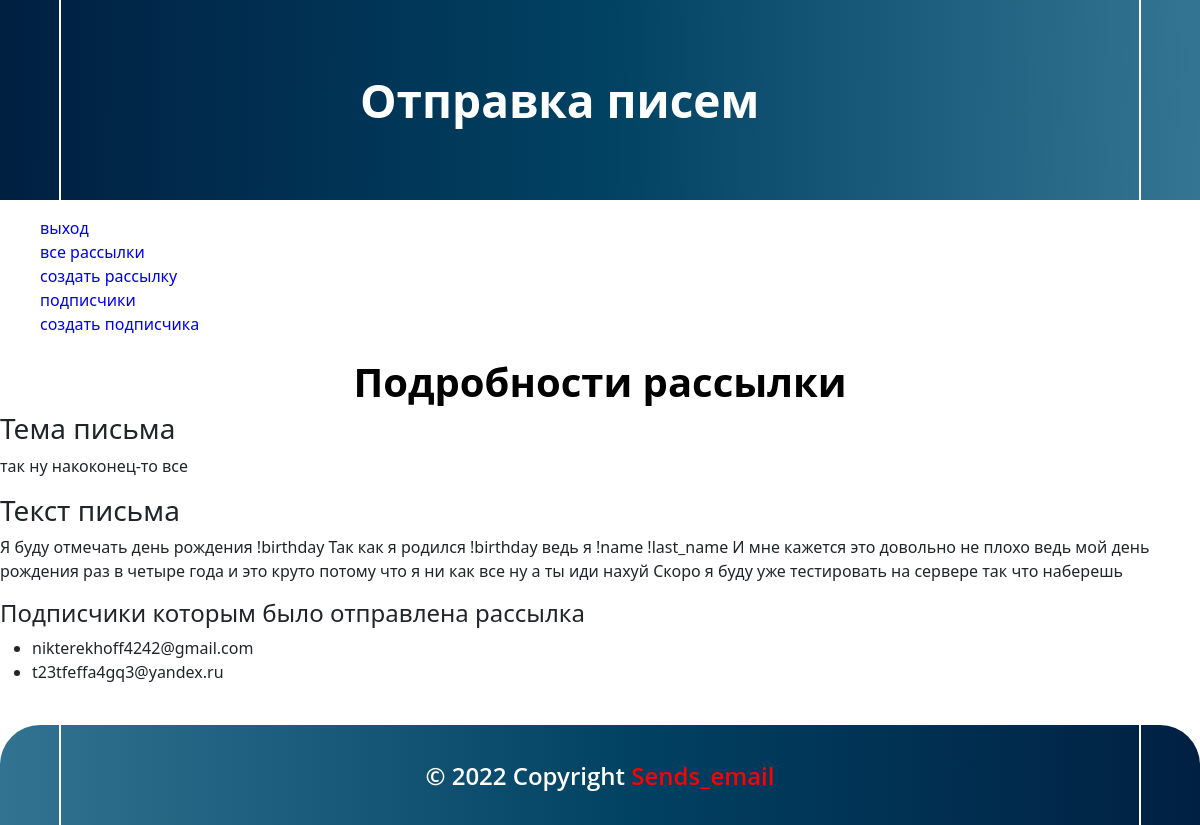
The page /get_mailing/137 (signed in) on the database its author committed.
### send/models.py (models this page shows, shortened)
class MailingEmail(models.Model):
    author = models.ForeignKey(User, on_delete=models.CASCADE)
    topic = models.TextField('Тема письма')
    text = models.TextField('Текст письма')
    pub_date = models.DateTimeField(auto_now_add=True, db_index=True)
    subscriber = models.ManyToManyField(Subscriber)
    class Meta:
        ordering = ('-pub_date',)
        verbose_name = 'Рассылка письма'
        verbose_name_plural = 'Рассылки писем'

### subscriber/models.py (models this page shows, shortened)
class Subscriber(models.Model):
    user = models.ForeignKey(User, on_delete=models.CASCADE)
    email = models.EmailField(max_length=254, unique=True)
    birthday = models.DateField()
    first_name = models.CharField(max_length=150, verbose_name='Имя')
    last_name = models.CharField(max_length=150, verbose_name='Фамилия')
    class Meta:
        ordering = ('birthday',)
        verbose_name = 'Подписчик'
        verbose_name_plural = 'Подписчики'

### send/views.py (the view)
# urls.py: path('get_mailing/<int:id>', views.get_mailing, name='get_mailing'),
@login_required
def get_mailing(request, id):
    mailing = get_object_or_404(MailingEmail, pk=id)
    context = {'mailing': mailing, 'subscriber': mailing.subscriber.all()}
    return render(request, 'send/get_mailing.html', context)

### templates/send/get_mailing.html (shortened to what this page needs)
{% extends 'base.html' %}
{% load static %}
{% block content %}
  <div style="display: flex; justify-content: center;">
    <h1 class="text-center-main">
      Подробности рассылки
    </h1>
  </div>
  <div style="display: flex; justify-content: center; align-items: center">
    <div>
      <h3>
        Тема письма
      </h3>
      <p>
        {{mailing.topic}}
      </p>
      <h3>
        Текст письма
      </h3>
      <p>
        {{mailing.text}}
      </p>
      <h4>
        Подписчики которым было отправлена рассылка
      </h4>
      <ul>
        {% for sub in subscriber %}
        <li>
          {{sub.email}}
        </li>
        {% endfor %}
      </ul>
    </div>
  </div>
{% endblock %}

### templates/base.html (shortened to what this page needs)
<!DOCTYPE html>
<html lang="ru">
  <head>
    {% load static %}
    <link rel="stylesheet" href="{% static 'css/bootstrap.min.css' %}">
    <link rel="stylesheet" type="text/css" href="{% static 'css/base.css' %}">
    <link rel="stylesheet" href="//code.jquery.com/ui/1.13.1/themes/base/jquery-ui.css">
    <link href="{% static 'css/timedropper.css' %}" rel="stylesheet" type="text/css">
  </head>
  <body>
    <header>
      {% include 'includes/header.html' %}
    </header>
    <menu>
      <a href="{% url 'users:logout' %}">
        выход
      </a>
      <a href="{% url 'send:index' %}">
        все рассылки
      </a>
      <a href="{% url 'send:create_mailing' %}">
        создать рассылку
      </a>
      <a href="{% url 'subscriber:index' %}">
        подписчики
      </a>
      <a href="{% url 'subscriber:create' %}">
        создать подписчика
      </a>
    </menu>
    <main>
      <div>
        {% block content %}{% endblock content %}
      </div>
    </main>
    <footer>
    {% include 'includes/footer.html' %}
    </footer>
  </body>
</html>

### templates/includes/header.html
{% load static %}
<div class="line_1">
</div>
<a href="{% url 'send:index' %}">
  <span class="header_text">Отправка писем</span>
</a>
<div class="line_2">
</div>

### templates/includes/footer.html
{% load static %}
  <div class="line_5">
  </div>
  <div class="footer-bg" style='text-align: center'>
    <div class="copyright">
      <div class="bg-ex-gradient">
        <span class="text_opensans_for_footer">© {% now "Y" %} Copyright <span style="color:red">Sends_email</span></span>
      </div>
    </div>
  </div>
  <div class="line_6">
  </div>

### static/css/base.css (style rules this page uses)
html { height: 100%; max-width: 100%; }
body { position: relative; margin: 0; min-height: 100%; }
main { padding-bottom: 125px; background: rgb(255, 255, 255); }
footer { position: absolute; bottom: 0; width: 100%; height: 100px; margin-bottom: 0px; margin-top: 10px; background: linear-gradient(89.84deg, #337392 0%, #014162 52.6%, #002042 100%); border-radius: 40px 40px 0px 0px; display: flex; align-content: center; align-items: center; justify-content: center; }
header { position: relative; display: flex; flex-direction: row; align-items: flex-start; padding: 10px; gap: 10px; isolation: isolate; justify-content: space-around; align-items: center; min-width: 100%; height: 200px; left: 0px; top: 0px; background: linear-gradient(90.62deg, #001F41 0%, #014263 50.52%, #357594 100%); }
.header_text { width: 480px; height: 100px; font-family: 'Open Sans'; font-style: normal; font-weight: 700; font-size: 46px; line-height: 54px; display: flex; align-items: center; text-align: center; color: #ffffff; flex: none; order: 1; flex-grow: 0; z-index: 1; }
.line_1 { position: absolute; width: 61px; height: 200px; left: 0px; border-right: 2px solid #FFFFFF; flex: none; order: 3; flex-grow: 0; z-index: 3; }
.line_2 { position: absolute; width: 61px; height: 200px; right: 0px; border-left: 2px solid #FFFFFF; flex: none; order: 4; flex-grow: 0; z-index: 4; }
.text-center-main { width: 800px; height: 60px; margin: 0 auto; font-family: 'Open Sans'; font-style: normal; font-weight: 700; font-size: 40px; line-height: 54px; display: flex; align-items: center; text-align: center; justify-content: center; color: #000000; }
.text_opensans_for_footer { font-family: 'Open Sans'; font-style: normal; font-weight: 600; font-size: 24px; line-height: 33px; color: #FFFFFF; }
.line_5 { position: absolute; width: 61px; height: 100px; left: 0px; border-right: 2px solid #FFFFFF; }
.line_6 { position: absolute; width: 61px; height: 100px; right: 0px; border-left: 2px solid #FFFFFF; }

### rows shown on the page
MailingEmail: topic "так ну накоконец-то все", text "Я буду отмечать день рождения !birthday Так как я родился !birthday ведь я !name !last_name И мне кажется это довольно не плохо ведь мой день рождения раз в четыре года и это круто потому что я ни как все ну а ты иди нахуй Скоро я буду уже тестировать на сервере так что наберешь"
Subscriber: email "nikterekhoff4242@gmail.com"
Subscriber: email "t23tfeffa4gq3@yandex.ru"
